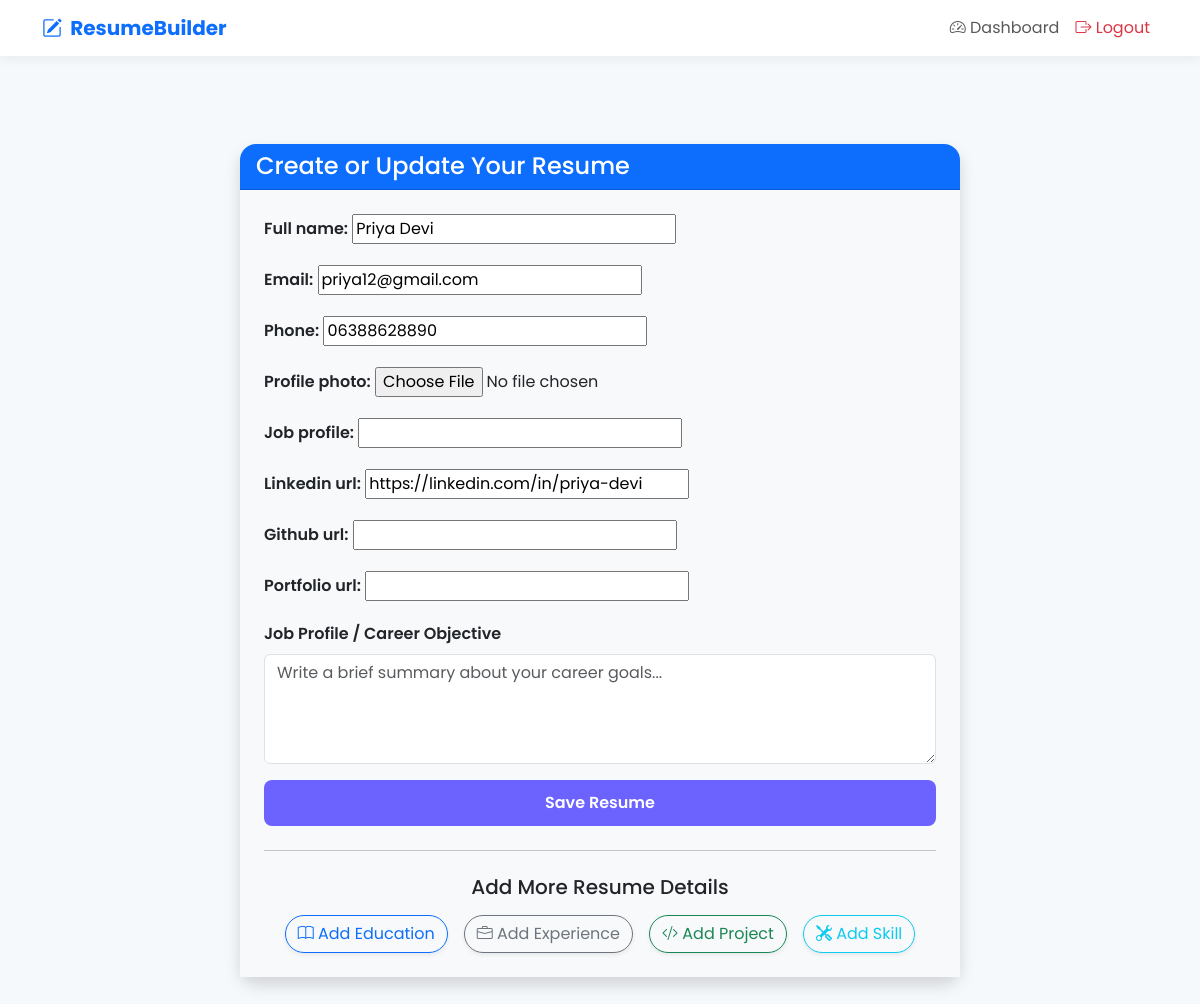
The app's page /resume/create/ (signed in) with its own data.
### resume/models.py (models this page shows, shortened)
class Resume(models.Model):
    user = models.OneToOneField(User, on_delete=models.CASCADE)
    full_name = models.CharField(max_length=100)
    email = models.EmailField()
    phone = models.CharField(max_length=20)
    profile_photo = models.ImageField(upload_to='profile_photos/', blank=True, null=True)
    job_profile = models.CharField(max_length=255, blank=True, null=True)
    linkedin_url = models.URLField(blank=True, null=True)
    github_url = models.URLField(blank=True, null=True)
    portfolio_url = models.URLField(blank=True, null=True)

### resume/views.py (the view, shortened to what this page needs)
# urls.py: path('create/', views.create_resume, name='create_resume'),
@login_required
def create_resume(request):
    try:
        resume = Resume.objects.get(user=request.user)
        form = ResumeForm(instance=resume)
    except Resume.DoesNotExist:
        resume = None
        form = ResumeForm()
    return render(request, 'resume/create_resume.html', {'form': form})

### resume/forms.py
class ResumeForm(forms.ModelForm):
    class Meta:
        model = Resume
        fields = ['full_name', 'email', 'phone', 'profile_photo',
                  'job_profile', 'linkedin_url', 'github_url', 'portfolio_url']

### resume/templates/resume/create_resume.html (shortened to what this page needs)
{% extends 'resume/base.html' %}
{% block content %}
<div class="container py-5">
    <div class="row justify-content-center">
        <div class="col-md-8">
            <div class="card shadow rounded-4 border-0">
                <div class="card-header bg-primary text-white rounded-top-4">
                    <h4 class="mb-0">Create or Update Your Resume</h4>
                </div>
                <div class="card-body p-4 bg-light">
                    <form method="POST" enctype="multipart/form-data" class="needs-validation" novalidate>
                        {% for field in form %}
                            <div class="mb-3">
                                <label class="form-label fw-semibold">{{ field.label_tag }}</label>
                                {{ field }}
                            </div>
                        {% endfor %}
                        <div class="mb-3">
                            <label class="form-label fw-semibold">Job Profile / Career Objective</label>
                            <textarea name="job_profile" class="form-control" rows="4" placeholder="Write a brief summary about your career goals...">{{ resume.job_profile }}</textarea>
                        </div>
                        <button type="submit" class="btn btn-purple w-100">Save Resume</button>
                    </form>
                    <hr class="my-4">
                    <div class="text-center">
                        <h5 class="mb-3">Add More Resume Details</h5>
                        <div class="d-flex flex-wrap justify-content-center gap-3">
                            <a href="{% url 'add_education' %}" class="btn btn-outline-primary rounded-pill shadow-sm">
                                <i class="bi bi-book"></i> Add Education
                            </a>
                            <a href="{% url 'add_experience' %}" class="btn btn-outline-secondary rounded-pill shadow-sm">
                                <i class="bi bi-briefcase"></i> Add Experience
                            </a>
                            <a href="{% url 'add_project' %}" class="btn btn-outline-success rounded-pill shadow-sm">
                                <i class="bi bi-code-slash"></i> Add Project
                            </a>
                            <a href="{% url 'add_skill' %}" class="btn btn-outline-info rounded-pill shadow-sm">
                                <i class="bi bi-tools"></i> Add Skill
                            </a>
                        </div>
                    </div>
                </div>
            </div>
        </div>
    </div>
</div>
{% endblock %}

### resume/templates/resume/base.html (style rules this page uses)
body { font-family: 'Poppins', sans-serif; background-color: #f6f9fc; }

### resume/templates/resume/create_resume.html (style rules this page uses)
.btn-purple { background-color: #6c63ff; color: #fff; font-weight: 600; padding: 10px 20px; border-radius: 8px; transition: 0.3s ease-in-out; }

### records on screen
Resume: form "Priya Devi" "priya12@gmail.com" "06388628890" "https://linkedin.com/in/priya-devi"

### other values on screen
{{ field.label_tag }} "Full name:" "Email:" "Phone:" "Profile photo:" "Job profile:" "Linkedin url:" "Github url:" "Portfolio url:"
